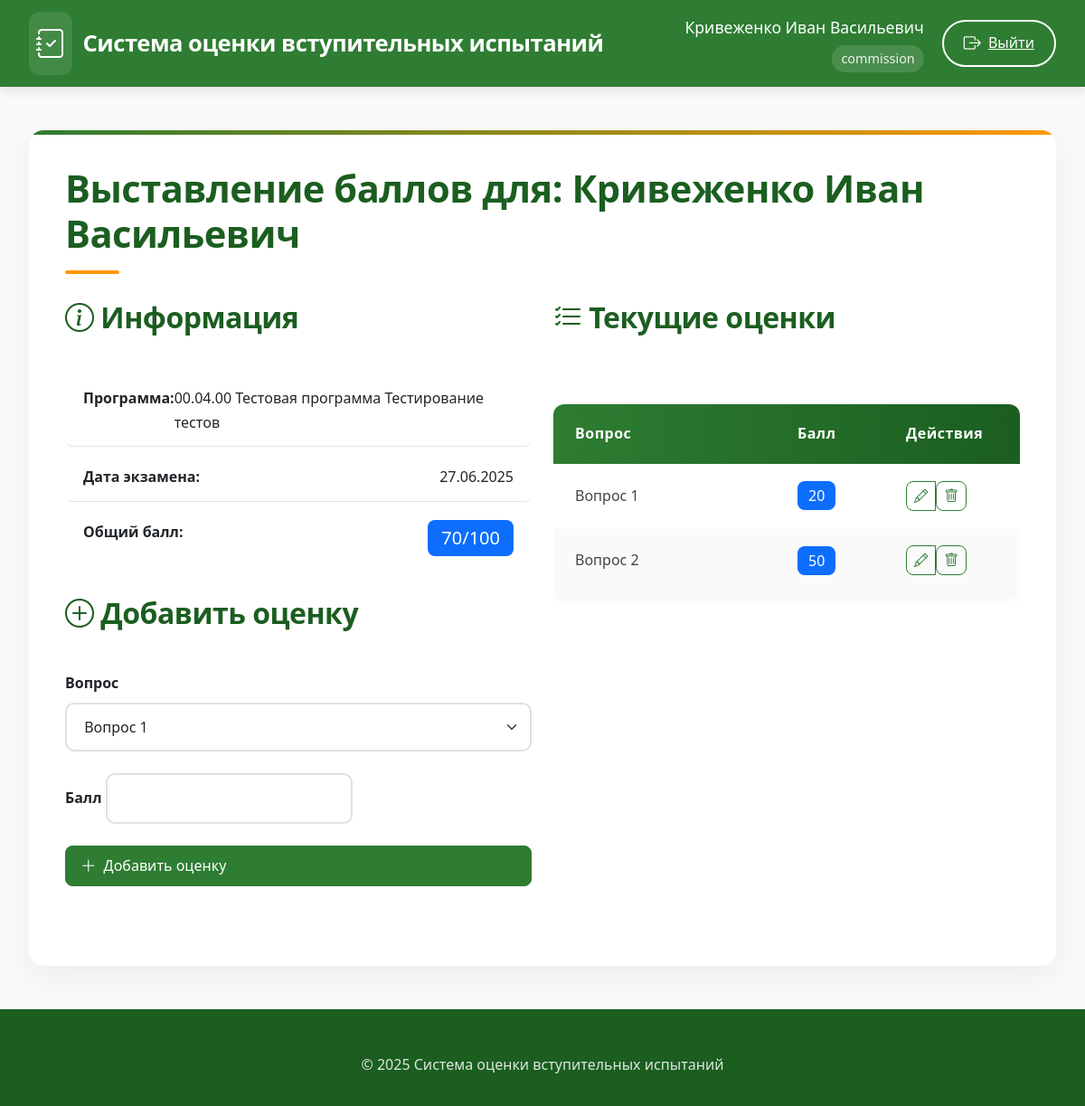
The page /enter_scores/3 (signed in) on the database as committed earlier.
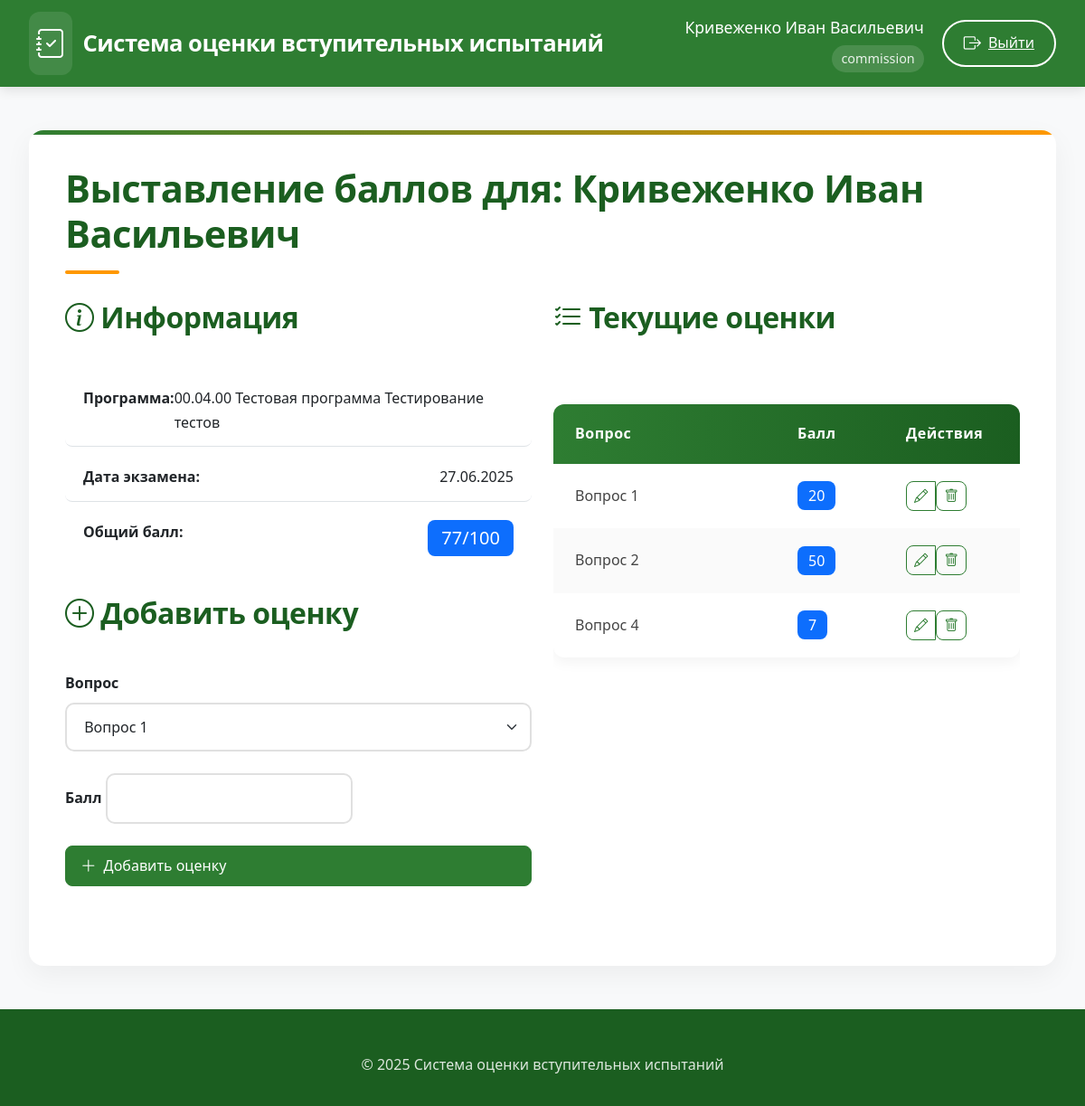
The same page on the database as committed later.
### app/models.py (models this page shows)
class User(UserMixin, db.Model):
    id = db.Column(db.Integer, primary_key=True)
    username = db.Column(db.String(80), unique=True, nullable=False)
    password = db.Column(db.String(120), nullable=False)
    full_name = db.Column(db.String(100), nullable=False)
    position = db.Column(db.String(100), nullable=False)
    role = db.Column(db.String(20), nullable=False)  # 'admin' или 'commission'
    commission_members = db.relationship('CommissionMember', back_populates='user', cascade='all, delete-orphan')
    standard_commissions = db.relationship('StandardCommission', back_populates='user', cascade='all, delete-orphan')

class Applicant(db.Model):
    id = db.Column(db.Integer, primary_key=True)
    full_name = db.Column(db.String(200), nullable=False)
    program_id = db.Column(db.Integer, db.ForeignKey('program.id'), nullable=False)
    exam_date_id = db.Column(db.Integer, db.ForeignKey('exam_date.id'))
    scores = db.relationship('Score', backref='applicant', lazy=True, cascade='all, delete-orphan')

class Program(db.Model):
    id = db.Column(db.Integer, primary_key=True)
    code = db.Column(db.String(50), nullable=False, unique=True)
    name = db.Column(db.String(200), nullable=False)
    questions = db.relationship('Question', backref='program', lazy=True, cascade='all, delete-orphan')
    standard_commission = db.relationship('StandardCommission', backref='program', lazy=True, cascade='all, delete-orphan')
    applicants = db.relationship('Applicant', backref='program', lazy=True)
    exam_dates = db.relationship('ExamDate', backref='program', lazy=True)

class ExamDate(db.Model):
    id = db.Column(db.Integer, primary_key=True)
    date = db.Column(db.DateTime, nullable=False)
    program_id = db.Column(db.Integer, db.ForeignKey('program.id'), nullable=False)
    commission = db.relationship('CommissionMember', backref='exam_date', lazy=True, cascade='all, delete-orphan')
    applicants = db.relationship('Applicant', backref='exam_date', lazy=True)

class Score(db.Model):
    id = db.Column(db.Integer, primary_key=True)
    applicant_id = db.Column(db.Integer, db.ForeignKey('applicant.id'), nullable=False)
    question_id = db.Column(db.Integer, db.ForeignKey('question.id'), nullable=False)
    score = db.Column(db.Integer, nullable=False)
    question = db.relationship('Question')

class Question(db.Model):
    id = db.Column(db.Integer, primary_key=True)
    text = db.Column(db.Text, nullable=False)
    program_id = db.Column(db.Integer, db.ForeignKey('program.id'), nullable=False)

### app/routes.py (the view, shortened to what this page needs)
@routes.route('/enter_scores/<int:applicant_id>', methods=['GET', 'POST'])
@login_required
def applicant_scores(applicant_id):
    if current_user.role != 'commission':
        abort(403)
    applicant = Applicant.query.get_or_404(applicant_id)
    exam_date = applicant.exam_date
    if exam_date.date.date() != date.today():
        flash('Выставление баллов возможно только в день экзамена')
        return redirect(url_for('routes.enter_scores'))
    form = ScoreForm()
    form.question_id.choices = [(q.id, q.text) for q in Question.query.filter_by(program_id=applicant.program_id).all()]
    return render_template('enter_scores_detail.html', applicant=applicant, form=form)

### app/forms.py
class ScoreForm(FlaskForm):
    question_id = SelectField('Вопрос', coerce=int, validators=[DataRequired()])
    score = IntegerField('Балл', validators=[DataRequired()])
    submit = SubmitField('Добавить')

### app/templates/enter_scores_detail.html (shortened to what this page needs)
{% extends "base.html" %}
{% block content %}
<div class="spacer-lg">
    <h1>Выставление баллов для: {{ applicant.full_name }}</h1>
    <div class="row spacer-lg">
        <div class="col-lg-6">
            <div class="card-elegant">
                <div class="card-header-elegant">
                    <h2><i class="bi bi-info-circle"></i> Информация</h2>
                </div>
                <div class="card-body">
                    <ul class="list-group list-group-flush">
                        <li class="list-group-item d-flex justify-content-between">
                            <span class="fw-bold">Программа:</span>
                            <span>{{ applicant.program.code }} {{ applicant.program.name }}</span>
                        </li>
                        <li class="list-group-item d-flex justify-content-between">
                            <span class="fw-bold">Дата экзамена:</span>
                            <span>{{ applicant.exam_date.date.strftime('%d.%m.%Y') }}</span>
                        </li>
                        <li class="list-group-item d-flex justify-content-between">
                            <span class="fw-bold">Общий балл:</span>
                            <span class="badge bg-primary fs-5">
                                {{ applicant.scores | sum(attribute='score') }}/100
                            </span>
                        </li>
                    </ul>
                </div>
            </div>
            <div class="card-elegant mt-4">
                <div class="card-header-elegant">
                    <h2><i class="bi bi-plus-circle"></i> Добавить оценку</h2>
                </div>
                <div class="card-body">
                    <form method="POST">
                        <div class="mb-4">
                            {{ form.question_id.label(class="form-label fw-bold") }}
                            {{ form.question_id(class="form-control-elegant form-select") }}
                        </div>
                        <div class="mb-4">
                            {{ form.score.label(class="form-label fw-bold") }}
                            {{ form.score(class="form-control-elegant") }}
                        </div>
                        <button type="submit" class="btn btn-primary-elegant w-100">
                            <i class="bi bi-plus-lg"></i> Добавить оценку
                        </button>
                    </form>
                </div>
            </div>
        </div>
        <div class="col-lg-6">
            <div class="card-elegant">
                <div class="card-header-elegant">
                    <h2><i class="bi bi-list-check"></i> Текущие оценки</h2>
                </div>
                <div class="card-body">
                    {% if applicant.scores %}
                    <div class="table-responsive">
                        <table class="elegant-table">
                            <thead>
                                <tr>
                                    <th>Вопрос</th>
                                    <th width="120px">Балл</th>
                                    <th width="150px">Действия</th>
                                </tr>
                            </thead>
                            <tbody>
                                {% for score in applicant.scores %}
                                <tr>
                                    <td>{{ score.question.text }}</td>
                                    <td>
                                        <span class="badge bg-primary fs-6">{{ score.score }}</span>
                                    </td>
                                    <td>
                                        <div class="btn-group">
                                            <a href="{{ url_for('routes.edit_score', score_id=score.id) }}"
                                               class="btn btn-outline-elegant btn-sm">
                                                <i class="bi bi-pencil"></i>
                                            </a>
                                            <form action="{{ url_for('routes.delete_score', score_id=score.id) }}" method="POST">
                                                <button type="submit" class="btn btn-outline-elegant btn-sm"
                                                        onclick="return confirm('Вы уверены?')">
                                                    <i class="bi bi-trash"></i>
                                                </button>
                                            </form>
                                        </div>
                                    </td>
                                </tr>
                                {% endfor %}
                            </tbody>
                        </table>
                    </div>
                    {% else %}
                    <div class="alert alert-light text-center">
                        <i class="bi bi-info-circle"></i> Нет оценок
                    </div>
                    {% endif %}
                </div>
            </div>
        </div>
    </div>
</div>
{% endblock %}

### app/templates/base.html (shortened to what this page needs)
<!DOCTYPE html>
<html lang="ru">
<head>
    <link href="https://cdn.jsdelivr.net/npm/bootstrap@5.3.0/dist/css/bootstrap.min.css" rel="stylesheet">
    <link rel="stylesheet" href="https://cdn.jsdelivr.net/npm/bootstrap-icons@1.10.0/font/bootstrap-icons.css">
    <link rel="stylesheet" href="{{ url_for('static', filename='style.css') }}">
</head>
<body>
    <header class="main-header">
        <div class="header-container">
            <a class="logo">
                <i class="bi bi-journal-check"></i>
                <span>Система оценки вступительных испытаний</span>
            </a>
            <nav class="user-nav">
                {% if current_user.is_authenticated %}
                <div class="user-info">
                    <div class="user-name">{{ current_user.full_name }}</div>
                    <div class="user-role">{{ current_user.role }}</div>
                </div>
                <a href="{{ url_for('routes.logout') }}" class="outline-btn">
                    <i class="bi bi-box-arrow-right"></i>
                    <span>Выйти</span>
                </a>
                {% else %}
                <a href="{{ url_for('routes.login') }}" class="outline-btn">
                    <i class="bi bi-box-arrow-in-right"></i>
                    <span>Войти</span>
                </a>
                {% endif %}
            </nav>
        </div>
    </header>
    <main class="main-content">
        <div class="content-card">
            {% block content %}{% endblock %}
        </div>
    </main>
    <footer class="main-footer">
        <div class="footer-content">
            &copy; 2025 Система оценки вступительных испытаний
        </div>
    </footer>
</body>
</html>

### static/style.css (style rules this page uses)
:root { --primary: #0d6efd; --secondary: #6c757d; --success: #198754; --info: #0dcaf0; --warning: #ffc107; --danger: #dc3545; --light: #f8f9fa; --dark: #212529; }
body { font-family: 'Segoe UI', Tahoma, Geneva, Verdana, sans-serif; background-color: #f8fafc; color: #333; }
header { box-shadow: 0 2px 10px rgba(0, 0, 0, 0.1); z-index: 1030; }
.btn { border-radius: 0.5rem; font-weight: 500; padding: 0.5rem 1rem; transition: all 0.2s; display: inline-flex; align-items: center; gap: 0.5rem; }
.btn i { font-size: 1.1em; }
.btn-sm { padding: 0.25rem 0.5rem; }
.form-control, .form-select { border-radius: 0.5rem; padding: 0.75rem; border: 1px solid #dee2e6; }
.badge { font-weight: 500; padding: 0.5em 0.75em; border-radius: 0.5rem; }
.list-group-item { padding: 0.75rem 1.25rem; border-radius: 0.5rem !important; margin-bottom: 0.5rem; }

### app/templates/base.html (style rules this page uses)
:root { --primary: #2e7d32; --primary-dark: #1b5e20; --primary-light: #4caf50; --accent: #ff9800; --light-bg: #f8f9fa; --card-bg: #ffffff; --dark-text: #212529; --light-text: #f8f9fa; --border: #e0e0e0; --success: #4caf50; --info: #2196f3; --warning: #ff9800; --danger: #f44336; }
body { font-family: 'Segoe UI', 'Roboto', sans-serif; background-color: var(--light-bg); color: var(--dark-text); line-height: 1.7; padding-top: 0; }
.main-header { background-color: var(--primary); color: white; padding: 0.8rem 0; box-shadow: 0 4px 12px rgba(0,0,0,0.1); position: sticky; top: 0; z-index: 1000; }
.header-container { display: flex; justify-content: space-between; align-items: center; max-width: 1400px; margin: 0 auto; padding: 0 2rem; }
.logo { display: flex; align-items: center; font-size: 1.6rem; font-weight: 600; color: white; text-decoration: none; letter-spacing: -0.5px; }
.logo i { margin-right: 12px; font-size: 2rem; background: rgba(255, 255, 255, 0.1); padding: 8px; border-radius: 12px; }
.user-nav { display: flex; align-items: center; gap: 20px; }
.user-info { text-align: right; }
.user-name { font-weight: 500; font-size: 1.1rem; }
.user-role { font-size: 0.9rem; opacity: 0.9; background: rgba(255, 255, 255, 0.15); padding: 3px 10px; border-radius: 20px; display: inline-block; margin-top: 4px; }
.outline-btn { background: transparent; border: 2px solid white; color: white; padding: 8px 22px; border-radius: 30px; font-weight: 500; transition: all 0.3s ease; display: inline-flex; align-items: center; gap: 8px; }
.outline-btn i { font-size: 1.2rem; }
.main-content { max-width: 1400px; margin: 3rem auto; padding: 0 2rem; }
.content-card { background: var(--card-bg); border-radius: 16px; box-shadow: 0 10px 30px rgba(0,0,0,0.05); padding: 2.5rem; margin-bottom: 3rem; border: none; overflow: hidden; position: relative; }
.content-card::before { content: ''; position: absolute; top: 0; left: 0; width: 100%; height: 5px; background: linear-gradient(90deg, var(--primary), var(--accent)); }
.main-footer { background-color: var(--primary-dark); color: rgba(255, 255, 255, 0.85); padding: 3rem 0 2rem; text-align: center; }
.footer-content { max-width: 1400px; margin: 0 auto; padding: 0 2rem; }
h1, h2, h3, h4, h5 { color: var(--primary-dark); font-weight: 700; margin-bottom: 1.8rem; letter-spacing: -0.5px; }
h1 { font-size: 2.6rem; position: relative; padding-bottom: 1.2rem; }
h1::after { content: ''; position: absolute; bottom: 0; left: 0; width: 60px; height: 4px; background: var(--accent); border-radius: 2px; }
h2 { font-size: 2rem; padding-bottom: 1rem; }
.elegant-table { width: 100%; border-collapse: separate; border-spacing: 0; border-radius: 12px; overflow: hidden; box-shadow: 0 5px 15px rgba(0,0,0,0.05); margin: 2rem 0; }
.elegant-table thead { background: linear-gradient(to right, var(--primary), var(--primary-dark)); color: white; }
.elegant-table th { padding: 1.2rem 1.5rem; text-align: left; font-weight: 600; letter-spacing: 0.5px; }
.elegant-table tbody tr { transition: all 0.2s ease; border-bottom: 1px solid var(--border); }
.elegant-table tbody tr:last-child { border-bottom: none; }
.elegant-table tbody tr:nth-child(even) { background-color: rgba(0, 0, 0, 0.02); }
.elegant-table td { padding: 1.2rem 1.5rem; color: #444; }
.btn-primary-elegant { background: var(--primary); border-color: var(--primary); color: white; }
.btn-outline-elegant { background: transparent; border-color: var(--primary); color: var(--primary); }
.form-control-elegant { border: 2px solid #e0e0e0; border-radius: 10px; padding: 0.8rem 1.2rem; transition: all 0.3s ease; }
.spacer-lg { margin-bottom: 3rem; }

Rows that differ between the two databases and show on the page:
added Score: question.text "Вопрос 4", score "7"
Other text that changed with them:
{{ applicant.scores | sum(attribute='score') }}: "70" → "77"
